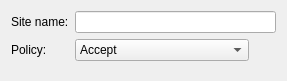
<?xml version="1.0" encoding="UTF-8"?>
<ui version="4.0">
 <class>KCookiesPolicySelectionDlgUI</class>
 <widget class="QWidget" name="KCookiesPolicySelectionDlgUI">
  <property name="geometry">
   <rect>
    <x>0</x>
    <y>0</y>
    <width>287</width>
    <height>81</height>
   </rect>
  </property>
  <layout class="QFormLayout" name="formLayout">
   <property name="fieldGrowthPolicy">
    <enum>QFormLayout::ExpandingFieldsGrow</enum>
   </property>
   <item row="0" column="0">
    <widget class="QLabel" name="lbDomain">
     <property name="whatsThis">
      <string>&lt;qt&gt;
Enter the host or domain to which this policy applies, e.g. &lt;b&gt;www.kde.org&lt;/b&gt; or &lt;b&gt;.kde.org&lt;/b&gt;.
&lt;/qt&gt;</string>
     </property>
     <property name="text">
      <string>Site name:</string>
     </property>
     <property name="wordWrap">
      <bool>false</bool>
     </property>
     <property name="buddy">
      <cstring>leDomain</cstring>
     </property>
    </widget>
   </item>
   <item row="0" column="1">
    <widget class="QLineEdit" name="leDomain">
     <property name="whatsThis">
      <string>Enter the host or domain name, e.g. .kde.org, this policy applies to.</string>
     </property>
    </widget>
   </item>
   <item row="1" column="0">
    <widget class="QLabel" name="lbPolicy">
     <property name="whatsThis">
      <string>&lt;qt&gt;
Select the desired policy:
&lt;ul&gt;
&lt;li&gt;&lt;b&gt;Accept&lt;/b&gt; - Allows this site to set cookies&lt;/li&gt;
&lt;li&gt;&lt;b&gt;Accept until end of session&lt;/b&gt; - Allows this site to set cookies but they will expire at the end of the session.&lt;/li&gt;
&lt;li&gt;&lt;b&gt;Reject&lt;/b&gt; - Refuse all cookies sent from this site&lt;/li&gt;
&lt;li&gt;&lt;b&gt;Ask&lt;/b&gt; - Prompt when cookies are received from this site&lt;/li&gt;
&lt;/ul&gt;
&lt;/qt&gt;</string>
     </property>
     <property name="text">
      <string>Policy:</string>
     </property>
     <property name="wordWrap">
      <bool>false</bool>
     </property>
     <property name="buddy">
      <cstring>cbPolicy</cstring>
     </property>
    </widget>
   </item>
   <item row="1" column="1">
    <widget class="QComboBox" name="cbPolicy">
     <property name="whatsThis">
      <string>&lt;qt&gt;
Select the desired policy:
&lt;ul&gt;
&lt;li&gt;&lt;b&gt;Accept&lt;/b&gt; - Allows this site to set cookies&lt;/li&gt;
&lt;li&gt;&lt;b&gt;Accept until end of session&lt;/b&gt; - Allows this site to set cookies but they will expire at the end of the session.&lt;/li&gt;
&lt;li&gt;&lt;b&gt;Reject&lt;/b&gt; - Refuse all cookies sent from this site&lt;/li&gt;
&lt;li&gt;&lt;b&gt;Ask&lt;/b&gt; - Prompt when cookies are received from this site&lt;/li&gt;
&lt;/ul&gt;
&lt;/qt&gt;</string>
     </property>
     <item>
      <property name="text">
       <string>Accept</string>
      </property>
     </item>
     <item>
      <property name="text">
       <string>Accept until end of session</string>
      </property>
     </item>
     <item>
      <property name="text">
       <string>Reject</string>
      </property>
     </item>
     <item>
      <property name="text">
       <string>Ask</string>
      </property>
     </item>
    </widget>
   </item>
  </layout>
 </widget>
 <customwidgets>
 </customwidgets>
 <resources/>
 <connections/>
</ui>
